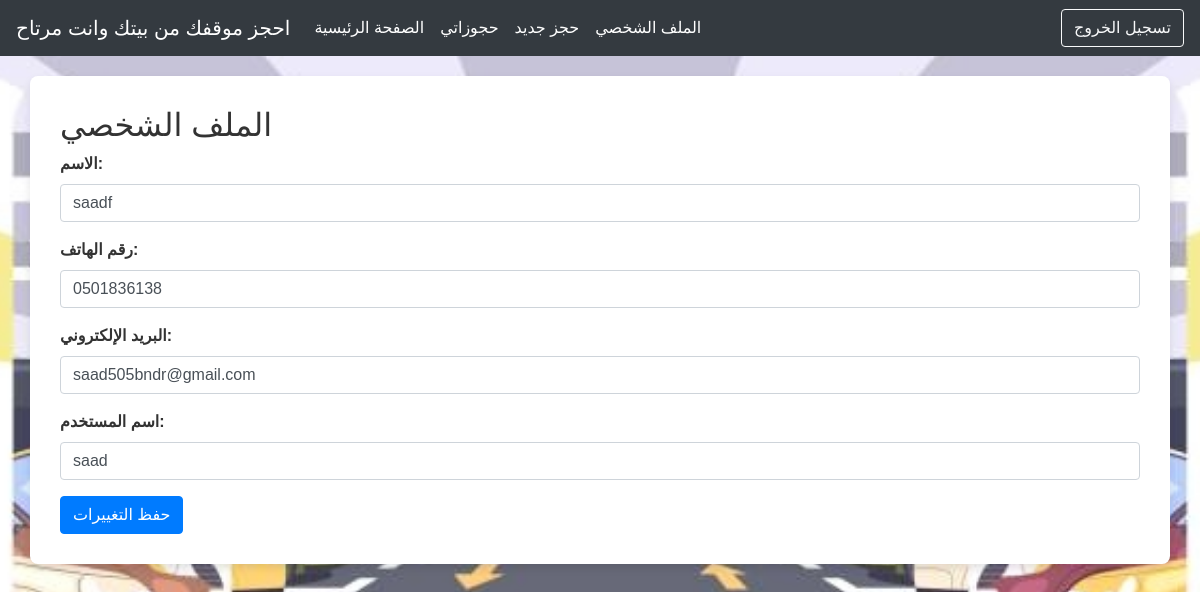
The app's page /profile.php (signed in) with its own data.
### tables this page shows
CREATE TABLE `users` (
  `id` int(11) NOT NULL,
  `name` varchar(100) NOT NULL,
  `phone` varchar(15) NOT NULL,
  `email` varchar(100) NOT NULL,
  `username` varchar(50) NOT NULL,
  `password` varchar(255) NOT NULL,
  `role` int(11) DEFAULT 0
);

### profile.php (the view, shortened to what this page needs)
<?php
$mysqli = new mysqli("localhost", "root", "", "car_park");
$user_id = $_SESSION['user_id'];
$result = $mysqli->query("SELECT * FROM users WHERE id='$user_id'");
$user = $result->fetch_assoc();
?>
<!DOCTYPE html>
<html lang="ar">
<head>
    <link rel="stylesheet" href="https://stackpath.bootstrapcdn.com/bootstrap/4.5.2/css/bootstrap.min.css">
</head>
<body>
<nav class="navbar navbar-expand-lg navbar-light bg-dark">
    <a class="navbar-brand text-white">احجز موقفك من بيتك وانت مرتاح</a>
    <div class="collapse navbar-collapse">
        <ul class="navbar-nav mr-auto">
            <li class="nav-item"><a class="nav-link text-white" href="index.php">الصفحة الرئيسية</a></li>
            <li class="nav-item"><a class="nav-link text-white" href="my_bookings.php">حجوزاتي</a></li>
            <li class="nav-item"><a class="nav-link text-white" href="new_booking.php">حجز جديد</a></li>
            <li class="nav-item"><a class="nav-link text-white" href="profile.php">الملف الشخصي</a></li>
        </ul>
    </div>
    <form class="form-inline my-2 my-lg-0" action="logout.php" method="POST">
        <button class="btn btn-outline-light my-2 my-sm-0" type="submit">تسجيل الخروج</button>
    </form>
</nav>
<div class="container">
    <h2>الملف الشخصي</h2>
    <form method="POST">
        <div class="form-group">
            <label>الاسم:</label>
            <input type="text" name="name" class="form-control" value="<?= htmlspecialchars($user['name']) ?>" required>
        </div>
        <div class="form-group">
            <label>رقم الهاتف:</label>
            <input type="text" name="phone" class="form-control" value="<?= htmlspecialchars($user['phone']) ?>" required>
        </div>
        <div class="form-group">
            <label>البريد الإلكتروني:</label>
            <input type="email" name="email" class="form-control" value="<?= htmlspecialchars($user['email']) ?>" required>
        </div>
        <div class="form-group">
            <label>اسم المستخدم:</label>
            <input type="text" name="username" class="form-control" value="<?= htmlspecialchars($user['username']) ?>" required>
        </div>
        <button type="submit" class="btn btn-primary">حفظ التغييرات</button>
    </form>
</div>
</body>
</html>

### profile.php (style rules this page uses)
body { background-image: url('img/bb.jpg'); background-size: cover; background-position: center; background-attachment: fixed; color: #333; }
body { background-color: #f5f5f5; font-family: 'Arial', sans-serif; }
.navbar { margin-bottom: 20px; }
.container { background-color: white; padding: 30px; border-radius: 8px; box-shadow: 0 4px 8px rgba(0, 0, 0, 0.1); }
.form-group label { font-weight: bold; }
.btn-primary { background-color: #007bff; }

### records on screen
users: name "saadf", phone "0501836138", email "saad505bndr@gmail.com", username "saad"
